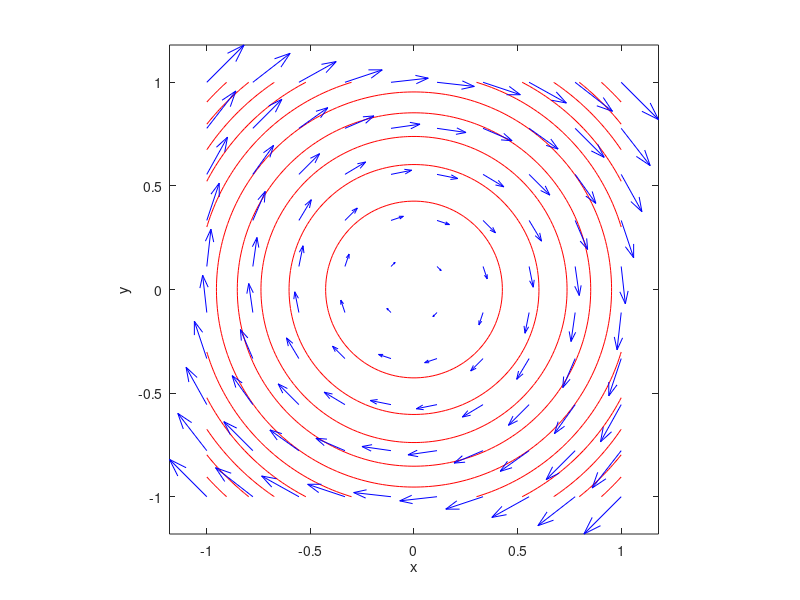
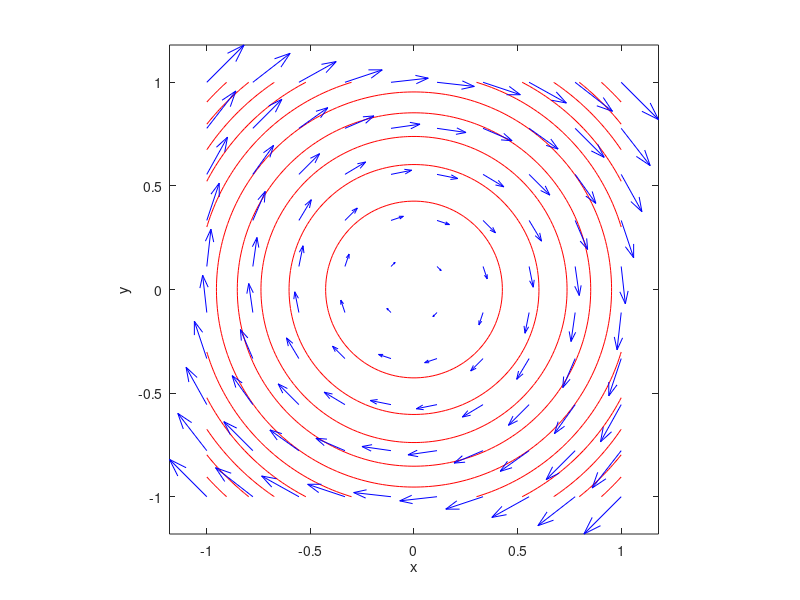
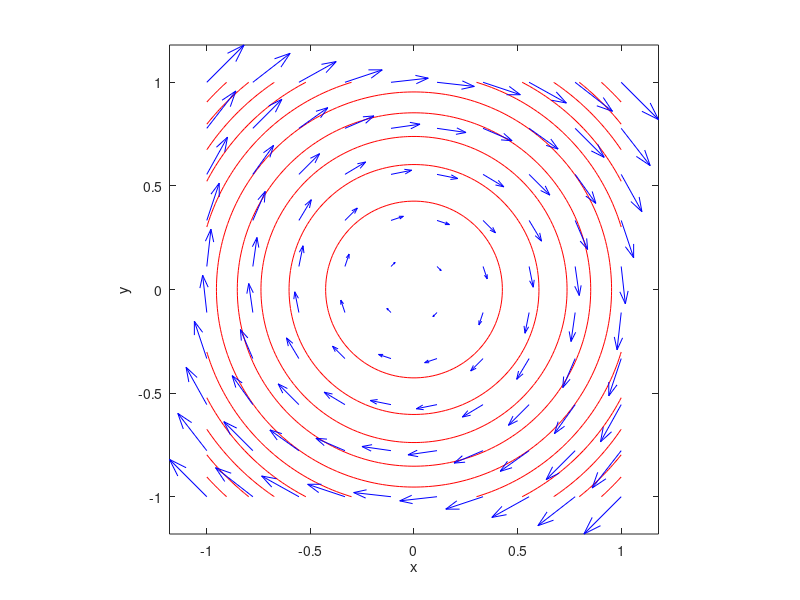

Reproduce these figures in MATLAB, in order.
clear all; close all; clc;

fprintf('\n Trace les lignes de courant pour l''ecoulement defini \n')
fprintf(' par la fonction de courant psi(x, y) = a x^2 + b y^2 \n\n')

% Valeur des paramètres a et b :
a = input(' a = ');
b = input(' b = ');

% Maillage de l'espace avec 100 points entre -1 et 1 en x et y :
[x, y] = meshgrid(linspace(-1, 1, 100), linspace(-1, 1, 100));

% Definition de la fonction de courant :
psi = a*x.^2+b*y.^2;

% Trace 10 lignes de courant psi=constante :
contour(x, y, psi, 10, 'r');
xlabel('x'); ylabel('y');
axis equal tight

% On peut aussi tracer le champ de vitesse sur un maillage moins fin
[x, y] = meshgrid(linspace(-1, 1, 10), linspace(-1, 1, 10));
ux =  2*b*y;
uy = -2*a*x;
hold on
quiver(x, y, ux, uy, 'Color', 'b');

% On sauvegarde la figure sur le disque :
print(gcf, 'streamlines.pdf', '-dpdf');  % format PDF
print(gcf, 'streamlines.eps', '-deps');  % format Postscript encapsule
print(gcf, 'streamlines.jpg', '-djpeg'); % format JPEG


